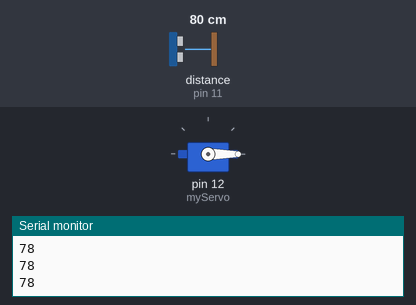
Bench run of a sketch on a simulated Arduino Uno, built with avr-gcc and run on an emulated ATmega328P. Shown: servo, the last lines printed to the serial monitor. Wiring (inferred from the names in the program): ultrasonic range finder: trigger pin 10; echo pin 11. The inputs (shaded band) are chosen by the test bench; at power-on: distance to the obstacle (sensor on pin 11) 80 cm. The echo pulse lasts 58.3 µs per cm.

Above: at 1.2 s.
1.3 s: distance to the obstacle (sensor on pin 11) set to 7 cm
2.8 s: distance to the obstacle (sensor on pin 11) set to 4 cm
At 3.2 s:
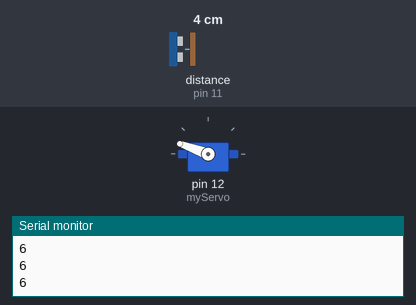
5.8 s: distance to the obstacle (sensor on pin 11) set to 9 cm
At 6.6 s:
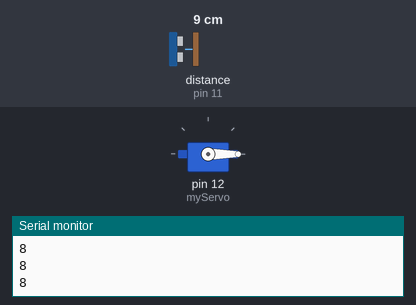
7.3 s: distance to the obstacle (sensor on pin 11) set to 2 cm
At 8.6 s:
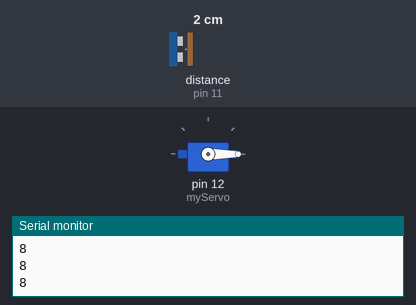
Timing chart, 0 to 11.3 s (numbered marks = the images above; inputs shaded):
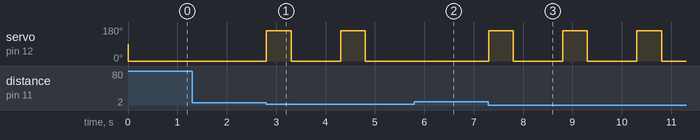

The sketch:

Hand_Sanitizer.ino
```cpp
  #include <Servo.h>

const int trigPin = 10;
const int echoPin = 11;
long duration;
int distance;

Servo myServo;
void setup() {
  // put your setup code here, to run once:
myServo.attach(12);
pinMode(trigPin, OUTPUT); // Sets the trigPin as an Output
  pinMode(echoPin, INPUT); // Sets the echoPin as an Input
Serial.begin(9600);

}

void loop() {
  // put your main code here, to run repeatedly:
distance = calculateDistance();


myServo.write(0);
if ( distance < 5)
{ myServo.attach(12);
myServo.write(160);
delay(500);
myServo.write(0);
delay(1000);

}
else{
  myServo.detach();
}
Serial.println(distance);
}
int calculateDistance(){

  digitalWrite(trigPin, LOW);
  delayMicroseconds(5);
  // Sets the trigPin on HIGH state for 10 micro seconds
  digitalWrite(trigPin, HIGH);
  delayMicroseconds(10);
  digitalWrite(trigPin, LOW);
  duration = pulseIn(echoPin, HIGH); // Reads the echoPin, returns the sound wave travel time in microseconds
  distance= duration*0.034/2;
  return distance;
}
```

Measured:
- the behaviour switches between 6 and 5 cm on distance to the obstacle (sensor on pin 11) (found by bisection; images 0 and 1)
- after the input at 2.8 s, servo on pin 12 (myServo): alternates 160° for 0.50 s and 0° for 1.0 s, starting at once
- after the input at 5.8 s, servo on pin 12 (myServo): stays 0° (without the input it goes to 160° after 0.00 s)
- after the input at 7.3 s, servo on pin 12 (myServo): alternates 160° for 0.50 s and 0° for 1.0 s, starting at once
